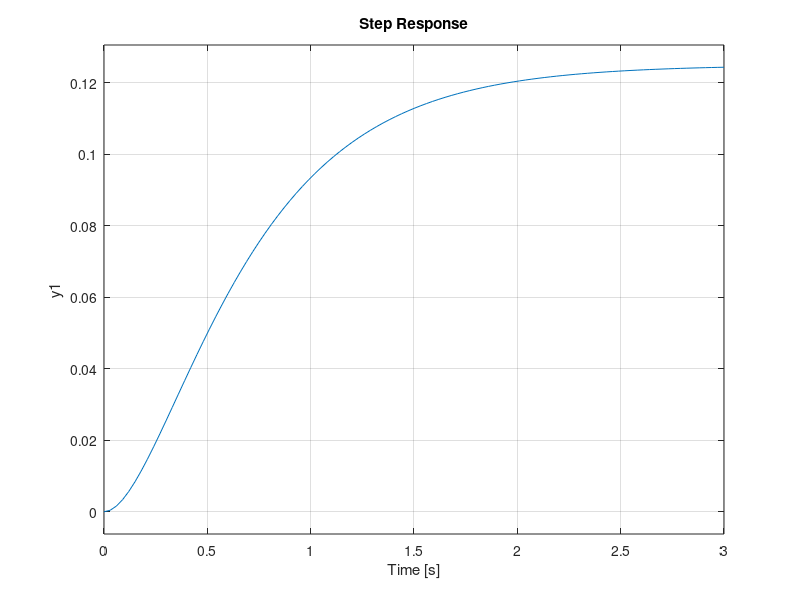

Write MATLAB code to recreate this figure. (Note: this script raises an error after producing the figure.)
%% Laboratório de Sistemas Dinâmicos
% Prática 04
% Data: 08/04/2024
% Autor: Mateus Henrique Teixeira
%% Limpar WorkSpace

clear;
clc;

%% Ex1 (a)

z = zpk([],[j -j],[1]);
step(z)

%% Ex1 (b)

z = zpk([],[-1+j -1-j],[1]);
step(z)

%% Ex1 (c)

z = zpk([],[-1 -1],[1]);
step(z)


%% Ex1 (d)

z = zpk([],[-2 -4],[1]);
step(z)

%% Ex2

s = tf('s');

k = [10 100 400];

    for n = 1:3
        y{n} = 10*k(n)/(s^2+20*s+k(n)); 
    end

ltiview(y{1},y{2},y{3});

%% Ex3 (a)

s = tf('s');

x = [0.1 1 10];

    for n = 1:3
        y{n} = series(1/(s+1),x(n)/(s+x(n))); 
    end

ltiview(y{1},y{2},y{3});

%% Ex3 (b)

